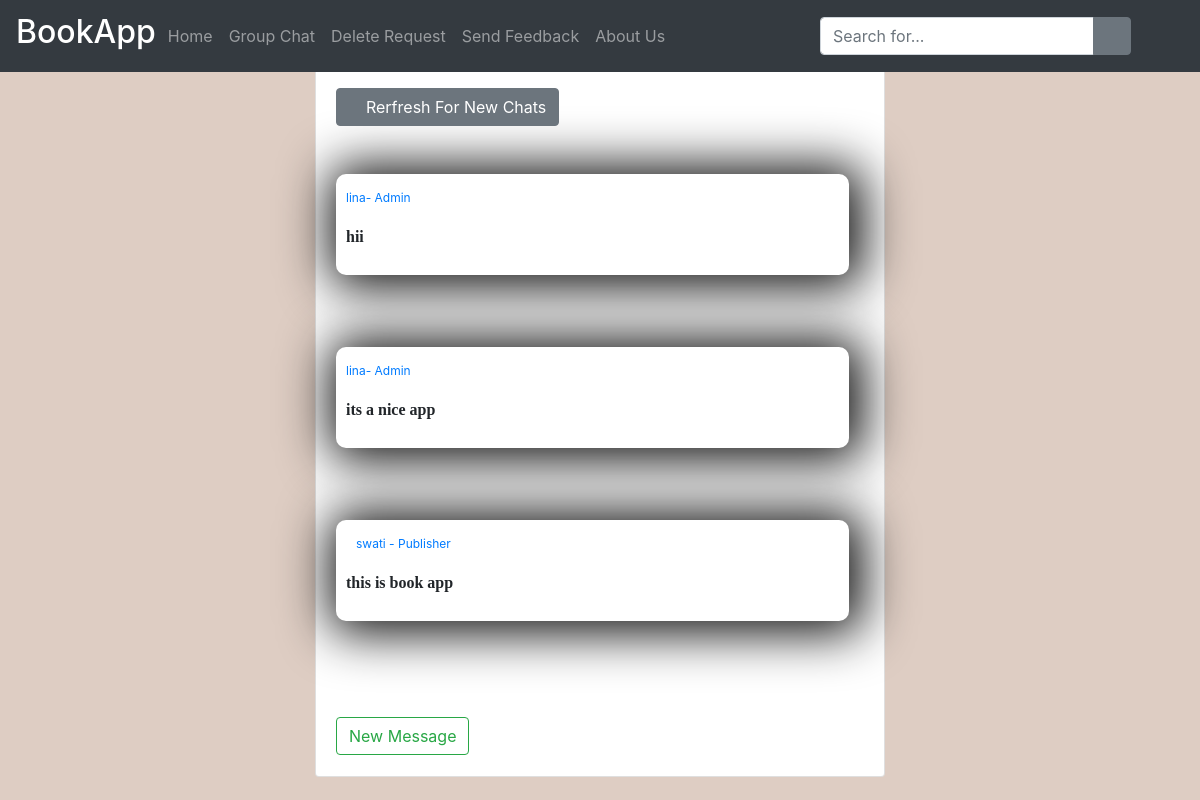
The app's page /ulchat/ (signed in) with its own data.
### bookstore/models.py (models this page shows)
class Chat(models.Model):
    user = models.ForeignKey(User, on_delete=models.CASCADE)
    message = models.TextField()
    posted_at = models.DateTimeField(auto_now=True, null=True)
    def __str__(self):
        return str(self.message)

class User(AbstractUser):
    is_admin = models.BooleanField(default=False)
    is_publisher = models.BooleanField(default=False)
    is_librarian = models.BooleanField(default=False)
    class Meta:
        swappable = 'AUTH_USER_MODEL'

### bookstore/views.py (the view)
# urls.py: path('ulchat/', views.UListChat.as_view(), name='ulchat'),
class UListChat(LoginRequiredMixin, ListView):
    model = Chat
    template_name = 'publisher/chat_list.html'
    def get_queryset(self):
        return Chat.objects.filter(posted_at__lt=timezone.now()).order_by('posted_at')

### bookstore/templates/publisher/chat_list.html (shortened to what this page needs)
{% extends 'publisher/base.html' %}
{% block content %}
<div class="container-fluid">
<div class="row">
<div class="col-sm-3" style="color: red">
</div>
<div class="col-sm-6" style="padding-top: 65px">
<div class="card mb-2">
<div class="card-body">
<div class="row">
    <div class="col-sm-8">
    <a href="/ulchat"><button class="btn btn btn-secondary"><i class="fa fa-refresh" aria-hidden="true"></i>
    Rerfresh For New Chats</button></a><br><br><br>
    {% for chat in object_list %}
        <div class="chat" style="width: 150%; background: white;box-shadow: 4px 2px 50px 10px #111; ">
            {% if chat.user.is_superuser or chat.user.is_admin %}
                <small class="chat-user-special text-primary"> {{ chat.user }}- Admin </small>
            {% elif chat.user.is_librarian %}
                <small class="chat-user-special text-danger"> {{ chat.user }}- Librarian </small>
            {% else %}
                        <small class="chat-user text-primary"> {{ chat.user }} - Publisher </small>
            {% endif %}
            <p><b class="chat-content">{{ chat|linebreaks }}</b></p>
        </div><br><br><br>
    {% empty %}
    <h3 class="heading">No Chats Yet Be The First To Message!</h3><br>
    {% endfor %}
    <br><a href="{% url 'ucchat' %}"><button class="btn btn-outline-success">New Message</button></a>
    <div class="col-sm-4"></div>
    </div>
                      </div>
                    </div>
                  </div>
</div>
<div class="col-sm-2" style="color: red">
</div>
</div>
</div>
{% endblock content %}

### static/css/master.css (style rules this page uses)
html { scroll-behavior: smooth; }
.chat { background: rgb(220, 20, 60); border-radius: 10px; width: 70%; padding: 10px; }
.chat-content { font-family: 'Ubuntu', cursive; }
.chat-user-special { color: yellow; font-size: 12px; }
.chat-user { font-size: 12px; margin-left: 10px; }

### records on screen
Chat: user "lina"
Chat: user "lina"
Chat: user "swati"
